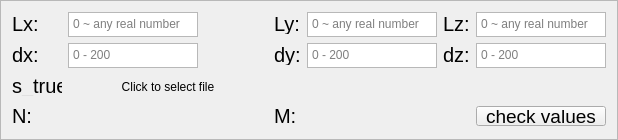
      <widget class="QFrame" name="Module1Frame">
       <property name="font">
        <font>
         <family>Helvetica</family>
        </font>
       </property>
       <property name="autoFillBackground">
        <bool>true</bool>
       </property>
       <property name="frameShape">
        <enum>QFrame::StyledPanel</enum>
       </property>
       <property name="frameShadow">
        <enum>QFrame::Raised</enum>
       </property>
       <layout class="QGridLayout" name="gridLayout">
        <item row="0" column="0">
         <widget class="QLabel" name="label_2">
          <property name="maximumSize">
           <size>
            <width>50</width>
            <height>20</height>
           </size>
          </property>
          <property name="font">
           <font>
            <family>Helvetica</family>
            <pointsize>15</pointsize>
           </font>
          </property>
          <property name="text">
           <string>Lx:</string>
          </property>
         </widget>
        </item>
        <item row="0" column="1">
         <widget class="QTextEdit" name="lx_label">
          <property name="sizePolicy">
           <sizepolicy hsizetype="Fixed" vsizetype="Fixed">
            <horstretch>0</horstretch>
            <verstretch>0</verstretch>
           </sizepolicy>
          </property>
          <property name="maximumSize">
           <size>
            <width>130</width>
            <height>25</height>
           </size>
          </property>
          <property name="font">
           <font>
            <family>Helvetica</family>
           </font>
          </property>
          <property name="acceptDrops">
           <bool>true</bool>
          </property>
          <property name="inputMethodHints">
           <set>Qt::ImhDigitsOnly</set>
          </property>
          <property name="verticalScrollBarPolicy">
           <enum>Qt::ScrollBarAlwaysOff</enum>
          </property>
          <property name="horizontalScrollBarPolicy">
           <enum>Qt::ScrollBarAlwaysOff</enum>
          </property>
          <property name="tabStopWidth">
           <number>5</number>
          </property>
          <property name="placeholderText">
           <string>0 ~ any real number</string>
          </property>
         </widget>
        </item>
        <item row="0" column="2">
         <widget class="QLabel" name="label_4">
          <property name="maximumSize">
           <size>
            <width>50</width>
            <height>20</height>
           </size>
          </property>
          <property name="font">
           <font>
            <family>Helvetica</family>
            <pointsize>15</pointsize>
           </font>
          </property>
          <property name="text">
           <string>Ly:</string>
          </property>
         </widget>
        </item>
        <item row="0" column="3">
         <widget class="QTextEdit" name="ly_label">
          <property name="sizePolicy">
           <sizepolicy hsizetype="Fixed" vsizetype="Fixed">
            <horstretch>0</horstretch>
            <verstretch>0</verstretch>
           </sizepolicy>
          </property>
          <property name="maximumSize">
           <size>
            <width>130</width>
            <height>25</height>
           </size>
          </property>
          <property name="font">
           <font>
            <family>Helvetica</family>
           </font>
          </property>
          <property name="inputMethodHints">
           <set>Qt::ImhDigitsOnly</set>
          </property>
          <property name="verticalScrollBarPolicy">
           <enum>Qt::ScrollBarAlwaysOff</enum>
          </property>
          <property name="horizontalScrollBarPolicy">
           <enum>Qt::ScrollBarAlwaysOff</enum>
          </property>
          <property name="placeholderText">
           <string extracomment="100">0 ~ any real number</string>
          </property>
         </widget>
        </item>
        <item row="0" column="4">
         <widget class="QLabel" name="label_6">
          <property name="maximumSize">
           <size>
            <width>50</width>
            <height>20</height>
           </size>
          </property>
          <property name="font">
           <font>
            <family>Helvetica</family>
            <pointsize>15</pointsize>
           </font>
          </property>
          <property name="text">
           <string>Lz:</string>
          </property>
         </widget>
        </item>
        <item row="0" column="5">
         <widget class="QTextEdit" name="lz_label">
          <property name="sizePolicy">
           <sizepolicy hsizetype="Fixed" vsizetype="Fixed">
            <horstretch>0</horstretch>
            <verstretch>0</verstretch>
           </sizepolicy>
          </property>
          <property name="maximumSize">
           <size>
            <width>130</width>
            <height>25</height>
           </size>
          </property>
          <property name="font">
           <font>
            <family>Helvetica</family>
           </font>
          </property>
          <property name="inputMethodHints">
           <set>Qt::ImhDigitsOnly</set>
          </property>
          <property name="verticalScrollBarPolicy">
           <enum>Qt::ScrollBarAlwaysOff</enum>
          </property>
          <property name="horizontalScrollBarPolicy">
           <enum>Qt::ScrollBarAlwaysOff</enum>
          </property>
          <property name="placeholderText">
           <string>0 ~ any real number</string>
          </property>
         </widget>
        </item>
        <item row="1" column="0">
         <widget class="QLabel" name="label_3">
          <property name="maximumSize">
           <size>
            <width>50</width>
            <height>20</height>
           </size>
          </property>
          <property name="font">
           <font>
            <family>Helvetica</family>
            <pointsize>15</pointsize>
           </font>
          </property>
          <property name="text">
           <string>dx:</string>
          </property>
         </widget>
        </item>
        <item row="1" column="1">
         <widget class="QTextEdit" name="dx_label">
          <property name="sizePolicy">
           <sizepolicy hsizetype="Fixed" vsizetype="Fixed">
            <horstretch>0</horstretch>
            <verstretch>0</verstretch>
           </sizepolicy>
          </property>
          <property name="maximumSize">
           <size>
            <width>130</width>
            <height>25</height>
           </size>
          </property>
          <property name="font">
           <font>
            <family>Helvetica</family>
           </font>
          </property>
          <property name="inputMethodHints">
           <set>Qt::ImhDigitsOnly</set>
          </property>
          <property name="verticalScrollBarPolicy">
           <enum>Qt::ScrollBarAlwaysOff</enum>
          </property>
          <property name="horizontalScrollBarPolicy">
           <enum>Qt::ScrollBarAlwaysOff</enum>
          </property>
          <property name="placeholderText">
           <string>0 - 200</string>
          </property>
         </widget>
        </item>
        <item row="1" column="2">
         <widget class="QLabel" name="label_5">
          <property name="maximumSize">
           <size>
            <width>50</width>
            <height>20</height>
           </size>
          </property>
          <property name="font">
           <font>
            <family>Helvetica</family>
            <pointsize>15</pointsize>
           </font>
          </property>
          <property name="text">
           <string>dy:</string>
          </property>
         </widget>
        </item>
        <item row="1" column="3">
         <widget class="QTextEdit" name="dy_label">
          <property name="sizePolicy">
           <sizepolicy hsizetype="Fixed" vsizetype="Fixed">
            <horstretch>0</horstretch>
            <verstretch>0</verstretch>
           </sizepolicy>
          </property>
          <property name="maximumSize">
           <size>
            <width>130</width>
            <height>25</height>
           </size>
          </property>
          <property name="font">
           <font>
            <family>Helvetica</family>
           </font>
          </property>
          <property name="inputMethodHints">
           <set>Qt::ImhDigitsOnly</set>
          </property>
          <property name="verticalScrollBarPolicy">
           <enum>Qt::ScrollBarAlwaysOff</enum>
          </property>
          <property name="horizontalScrollBarPolicy">
           <enum>Qt::ScrollBarAlwaysOff</enum>
          </property>
          <property name="placeholderText">
           <string>0 - 200</string>
          </property>
         </widget>
        </item>
        <item row="1" column="4">
         <widget class="QLabel" name="label_7">
          <property name="maximumSize">
           <size>
            <width>50</width>
            <height>20</height>
           </size>
          </property>
          <property name="font">
           <font>
            <family>Helvetica</family>
            <pointsize>15</pointsize>
           </font>
          </property>
          <property name="text">
           <string>dz:</string>
          </property>
         </widget>
        </item>
        <item row="1" column="5">
         <widget class="QTextEdit" name="dz_label">
          <property name="sizePolicy">
           <sizepolicy hsizetype="Fixed" vsizetype="Fixed">
            <horstretch>0</horstretch>
            <verstretch>0</verstretch>
           </sizepolicy>
          </property>
          <property name="maximumSize">
           <size>
            <width>130</width>
            <height>25</height>
           </size>
          </property>
          <property name="font">
           <font>
            <family>Helvetica</family>
           </font>
          </property>
          <property name="inputMethodHints">
           <set>Qt::ImhDigitsOnly</set>
          </property>
          <property name="verticalScrollBarPolicy">
           <enum>Qt::ScrollBarAlwaysOff</enum>
          </property>
          <property name="horizontalScrollBarPolicy">
           <enum>Qt::ScrollBarAlwaysOff</enum>
          </property>
          <property name="placeholderText">
           <string>0 - 200</string>
          </property>
         </widget>
        </item>
        <item row="2" column="0">
         <widget class="QLabel" name="label_9">
          <property name="maximumSize">
           <size>
            <width>50</width>
            <height>20</height>
           </size>
          </property>
          <property name="font">
           <font>
            <family>Helvetica</family>
            <pointsize>15</pointsize>
           </font>
          </property>
          <property name="text">
           <string>s_true:</string>
          </property>
         </widget>
        </item>
        <item row="2" column="1">
         <widget class="QToolButton" name="s_true_button">
          <property name="minimumSize">
           <size>
            <width>200</width>
            <height>25</height>
           </size>
          </property>
          <property name="maximumSize">
           <size>
            <width>200</width>
            <height>25</height>
           </size>
          </property>
          <property name="text">
           <string>Click to select file</string>
          </property>
          <property name="popupMode">
           <enum>QToolButton::DelayedPopup</enum>
          </property>
          <property name="toolButtonStyle">
           <enum>Qt::ToolButtonTextBesideIcon</enum>
          </property>
          <property name="autoRaise">
           <bool>true</bool>
          </property>
         </widget>
        </item>
        <item row="3" column="0">
         <widget class="QLabel" name="label_32">
          <property name="maximumSize">
           <size>
            <width>50</width>
            <height>20</height>
           </size>
          </property>
          <property name="font">
           <font>
            <family>Helvetica</family>
            <pointsize>15</pointsize>
           </font>
          </property>
          <property name="text">
           <string>N:</string>
          </property>
         </widget>
        </item>
        <item row="3" column="1">
         <widget class="QLabel" name="n_output">
          <property name="maximumSize">
           <size>
            <width>130</width>
            <height>25</height>
           </size>
          </property>
          <property name="font">
           <font>
            <family>Helvetica</family>
            <pointsize>15</pointsize>
           </font>
          </property>
          <property name="text">
           <string/>
          </property>
         </widget>
        </item>
        <item row="3" column="2">
         <widget class="QLabel" name="label_31">
          <property name="maximumSize">
           <size>
            <width>50</width>
            <height>20</height>
           </size>
          </property>
          <property name="font">
           <font>
            <family>Helvetica</family>
            <pointsize>15</pointsize>
           </font>
          </property>
          <property name="text">
           <string>M:</string>
          </property>
         </widget>
        </item>
        <item row="3" column="3">
         <widget class="QLabel" name="m_output">
          <property name="maximumSize">
           <size>
            <width>130</width>
            <height>25</height>
           </size>
          </property>
          <property name="font">
           <font>
            <family>Helvetica</family>
            <pointsize>15</pointsize>
           </font>
          </property>
          <property name="text">
           <string/>
          </property>
         </widget>
        </item>
        <item row="3" column="5">
         <widget class="QPushButton" name="check_mod1">
          <property name="sizePolicy">
           <sizepolicy hsizetype="Fixed" vsizetype="Fixed">
            <horstretch>0</horstretch>
            <verstretch>0</verstretch>
           </sizepolicy>
          </property>
          <property name="minimumSize">
           <size>
            <width>130</width>
            <height>20</height>
           </size>
          </property>
          <property name="maximumSize">
           <size>
            <width>130</width>
            <height>20</height>
           </size>
          </property>
          <property name="font">
           <font>
            <family>Helvetica</family>
            <pointsize>14</pointsize>
            <kerning>true</kerning>
           </font>
          </property>
          <property name="text">
           <string>check values</string>
          </property>
          <property name="autoDefault">
           <bool>false</bool>
          </property>
         </widget>
        </item>
       </layout>
      </widget>
